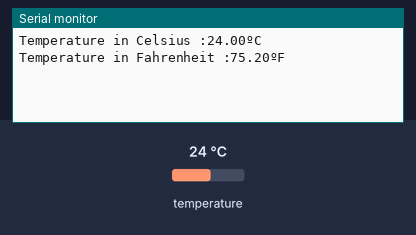
This sketch was run on a simulated Arduino Uno, built with avr-gcc and run on an emulated ATmega328P. Parts: the last lines printed to the serial monitor. Inputs (shaded band) come from the test bench; at power-on: temperature 24 °C.

Above: at 1.5 s.
1.6 s: temperature set to 12 °C
At 4.1 s:
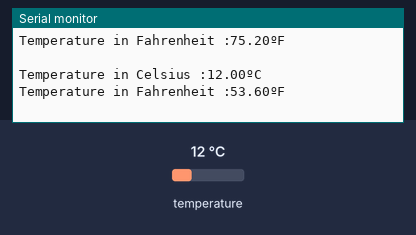
4.6 s: temperature set to 19 °C
At 7.9 s:
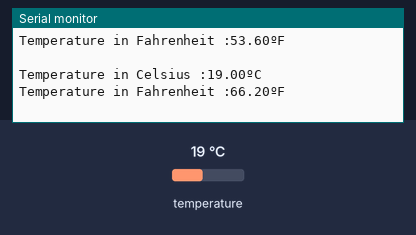
Timing chart, 0 to 9.4 s (numbered marks = the images above; inputs shaded):
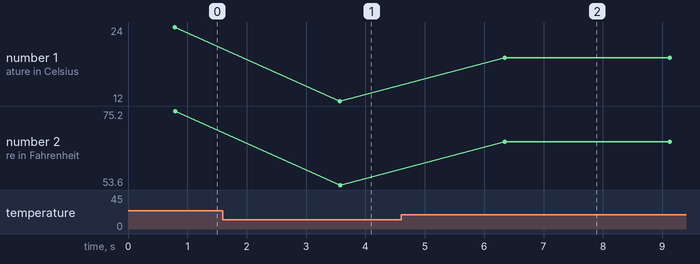

Measured:
- after the input at 1.6 s, the serial monitor: prints a new line after 2.0 s (image 1)
- after the input at 4.6 s, the serial monitor: prints a new line after 1.7 s (image 2)
- plotted number 1: 24 → 12 after the input at 1.6 s, 12 → 19 after the input at 4.6 s
- plotted number 2: 75.2 → 53.6 after the input at 1.6 s, 53.6 → 66.2 after the input at 4.6 s

The sketch:

heatsensor_testing.ino
```cpp
#include <DallasTemperature.h>

#include <OneWire.h>
#include <DallasTemperature.h>

// GPIO where the DS18B20 is connected to
const int oneWireBus = 4;

// Setup a oneWire instance to communicate with any OneWire devices
OneWire oneWire(oneWireBus);

// Pass our oneWire reference to Dallas Temperature sensor
DallasTemperature sensors(&oneWire);

void setup() {
  // Start the Serial Monitor
  Serial.begin(115200);
  // Start the DS18B20 sensor
  sensors.begin();
}

void loop() {
  sensors.requestTemperatures();
  float temperatureC = sensors.getTempCByIndex(0);
  float temperatureF = sensors.getTempFByIndex(0);
  Serial.print("Temperature in Celsius :");
  Serial.print(temperatureC);
  Serial.println("ºC");
  Serial.print("Temperature in Fahrenheit :");
  Serial.print(temperatureF);
  Serial.println("ºF");
  Serial.println("  ");
  delay(2000);
}
```
